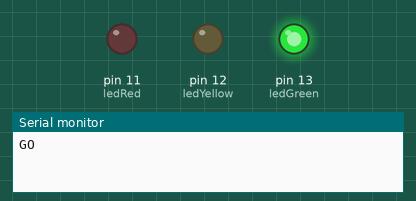
Bench run of a sketch on a simulated Arduino Uno, built with avr-gcc and run on an emulated ATmega328P. On the bench: output pins drawn as LEDs (lit = HIGH), the last lines printed to the serial monitor.

Above: at 2.0 s.
At 5.0 s:
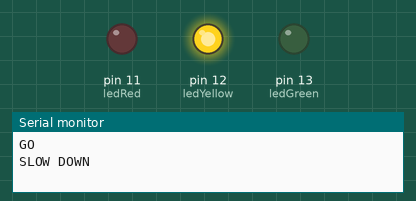
At 8.0 s:
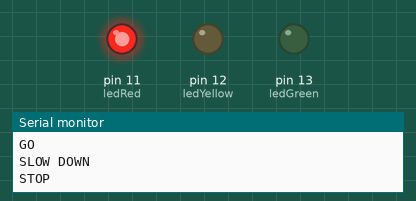
Timing chart, 0 to 13.0 s (numbered marks = the images above):
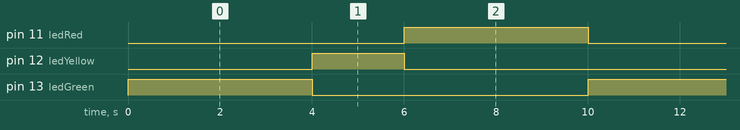

Measured:
- by itself, pin 11 (ledRed), pin 13 (ledGreen): alternates HIGH for 4.0 s and LOW for 6.0 s
- by itself, pin 12 (ledYellow): alternates HIGH for 2.0 s and LOW for 8.0 s
- by itself, everything shown: repeats every 10.0 s, in 4 steps

The sketch:

exercise_trafficlight.ino
```cpp
int ledGreen = 13;
int ledYellow = 12;
int ledRed = 11;

void setup() {
  // put your setup code here, to run once:
  Serial.begin(115200);
  pinMode(ledGreen, OUTPUT);
  pinMode(ledYellow, OUTPUT);
  pinMode(ledRed, OUTPUT);
}

void loop() {
  // put your main code here, to run repeatedly:
  digitalWrite(ledGreen,HIGH); // Green light on
  Serial.println("GO"); // Print "GO" on new line
  delay(4000);
  digitalWrite(ledGreen,LOW);
  digitalWrite(ledYellow,HIGH); // Yellow light on
  Serial.println("SLOW DOWN"); // Print "SLOW DOWN" on new line
  delay(2000);
  digitalWrite(ledYellow,LOW);
  digitalWrite(ledRed,HIGH); // Red light on
  Serial.println("STOP"); // Print "STOP" on new line
  delay(4000);
  digitalWrite(ledRed,LOW);
}
```
